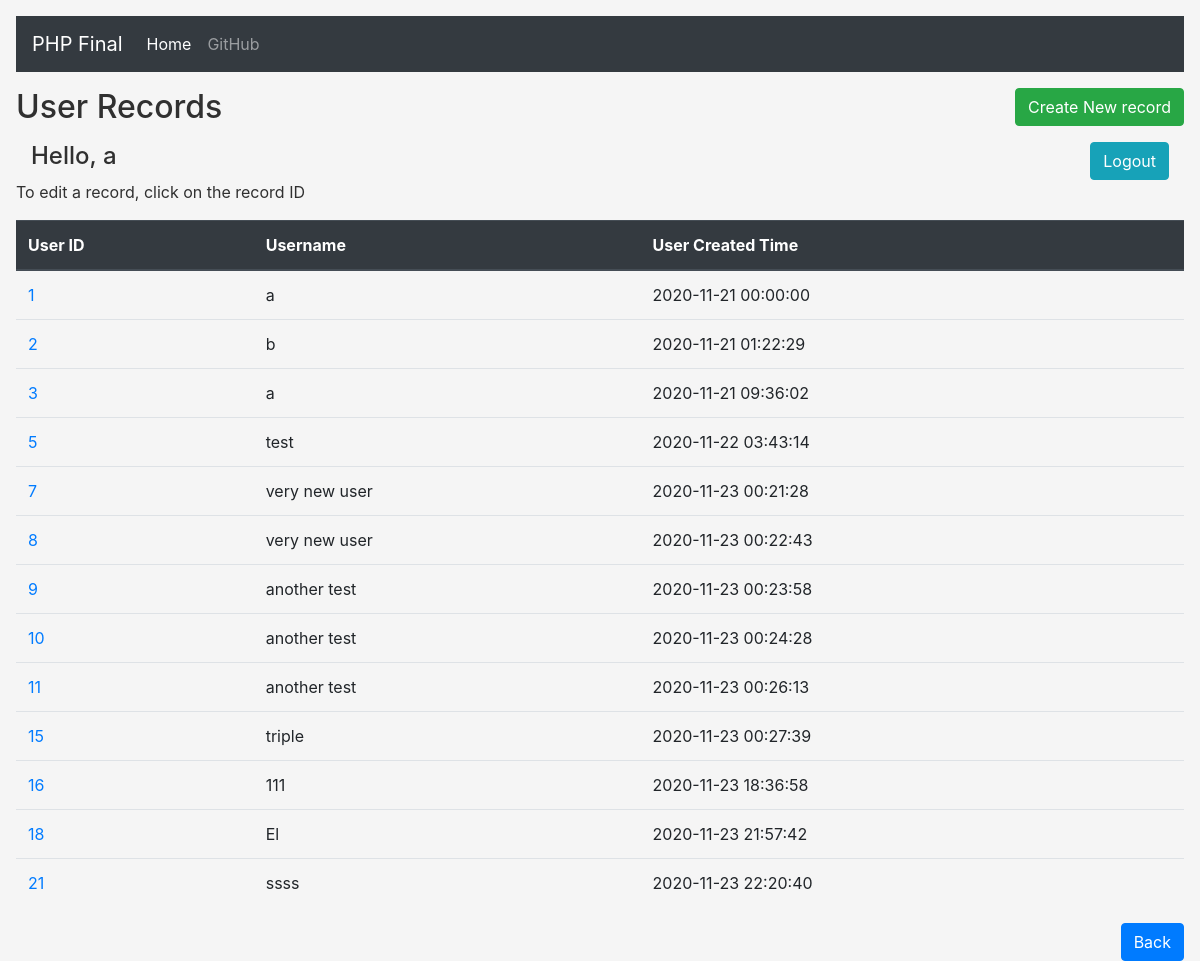
The app's page /pages/user-records.php (signed in) with its own data.
### tables this page shows
CREATE TABLE `users` (
  `user_id` int(11) NOT NULL,
  `username` varchar(60) NOT NULL,
  `password` varchar(60) NOT NULL,
  `user_created_time` datetime NOT NULL DEFAULT current_timestamp()
);

### pages/user-records.php (the view, shortened to what this page needs)
<!DOCTYPE html>
<html>
<head>
<link rel="stylesheet" href="https://cdn.jsdelivr.net/npm/bootstrap@4.5.3/dist/css/bootstrap.min.css">
<link rel="stylesheet" href="styles.css">
</head>
<body>
 <div class="row">
    <div class="col">
    <h2>User Records</h2>
    </div>
    <div class="col">
    <button style="float: right; margin-bottom: 1em;" type="button" class="btn btn-success" onclick="document.location='create-user.php'">Create New record</button>
    </div>
  </div>
  <?php
   $serverName = "localhost";
   $userName = "root";
   $password = "";
   $databaseName = "final_project";
try{
    $conn = new PDO("mysql:host=$serverName;dbname=$databaseName", $userName, $password);
    $conn->setAttribute(PDO::ATTR_ERRMODE, PDO::ERRMODE_EXCEPTION);
    if(isset($_SESSION["authenticated"]) && $_SESSION["authenticated"] === true){
      echo '<div class="container-fluid">';
      echo '<div class="row">';
      echo '<div class="col-sm-8"><h4>Hello, '.$_SESSION["username"] .'</h4>';
      echo '</div>';
      echo '<div class="col-sm-4"><a href="user-logout.php" type="button" class="btn btn-info" style="float: right;">Logout</a>';
      echo '</div>';
      echo '<br /><p>To edit a record, click on the record ID</p>';
      echo '</div></div>';
        $selectQuery = "SELECT * FROM users ORDER BY user_id";
        $query = $conn->prepare($selectQuery);
        $query->execute();
        $htmlOutput = '<table class="table table-hover">';
        $htmlOutput .= '<thead class="thead-dark">';
        $htmlOutput .= "<tr>";
        $htmlOutput .= '<th scope="col">User ID</th>';
        $htmlOutput .= '<th scope="col">Username</th>';
        $htmlOutput .= '<th scope="col">User Created Time</th>';
        $htmlOutput .= "</tr>";
        $htmlOutput .= '</thead>';
          foreach($query->fetchAll() as $value){
              $htmlOutput .= "<tr>";
              $htmlOutput .= "<td>";
              $htmlOutput .= '<a href="read-user-record.php?id='.$value["user_id"].'">'.$value["user_id"].'</a>';
              $htmlOutput .= "</td>";
              $htmlOutput .= "<td>";
              $htmlOutput .= $value["username"];
              $htmlOutput .= "</td>";
              $htmlOutput .= "<td>";
              $htmlOutput .= $value["user_created_time"];
              $htmlOutput .= "</td>";
          }
        $htmlOutput .= "</table>";
        echo $htmlOutput;
    }
  else{
    echo "<br />Please login first!";
    echo '<br /><a href="user-login.php" type="button" class="btn btn-primary" >Login</a>';
  }
  echo '<a href="user-landing.php" type="button" class="btn btn-primary" style="float: right;">Back</a>';
}
    catch(PDOException $e){
      echo "<br />Could not establish database connection.";
    }
  ?>
</body>
</html>

### styles.css (style rules this page uses)
body { padding: 1em; background-color: #F5F5F5 ; color: #303030; }

### records on screen
users: user_id "1", value "a 2020-11-21 00:00:00"
users: user_id "2", value "b 2020-11-21 01:22:29"
users: user_id "3", value "a 2020-11-21 09:36:02"
users: user_id "5", value "test 2020-11-22 03:43:14"
users: user_id "7", value "very new user 2020-11-23 00:21:28"
users: user_id "8", value "very new user 2020-11-23 00:22:43"
users: user_id "9", value "another test 2020-11-23 00:23:58"
users: user_id "10", value "another test 2020-11-23 00:24:28"
users: user_id "11", value "another test 2020-11-23 00:26:13"
users: user_id "15", value "triple 2020-11-23 00:27:39"
users: user_id "16", value "111 2020-11-23 18:36:58"
users: user_id "18", value "El 2020-11-23 21:57:42"
users: user_id "21", value "ssss 2020-11-23 22:20:40"

### other values on screen
$_SESSION["username"] "a"
